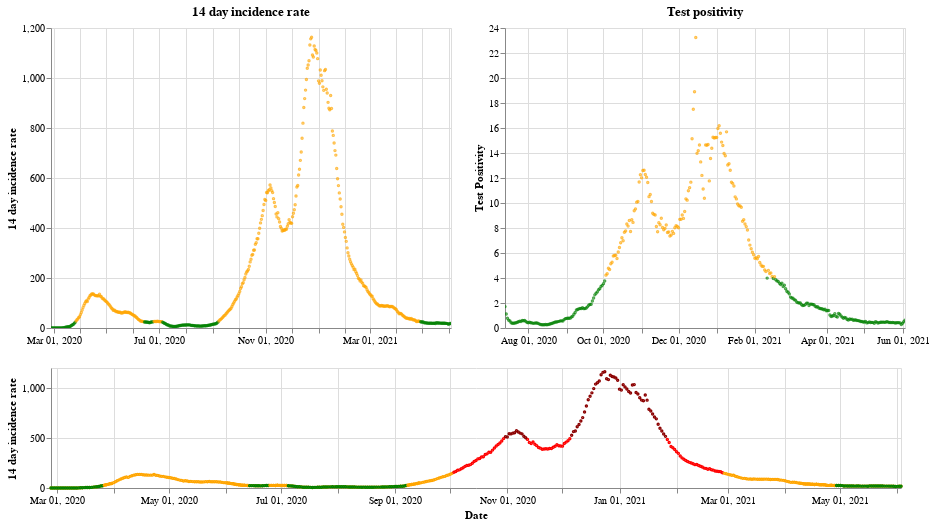

Notebook code cell kept with this figure:
### Markdown cell above
## Wales

### Code cell
plot_traffic_light('Wales')

### Figure 1 — Vega-Lite specification as saved in the notebook (floating-point values rounded to 4 significant figures; data arrays with more than 128 entries replaced by an {"elided": "..."} marker saying what was removed)
{"config": {"view": {"continuousWidth": 400, "continuousHeight": 300}}, "vconcat": [{"hconcat": [{"mark": {"type": "point", "size": 2}, "encoding": {"color": {"condition": {"value": "green", "test": "(datum.twoWeeklyCasesRate <= 25)"}, "value": "orange"}, "tooltip": [{"type": "nominal", "field": "areaName"}, {"type": "temporal", "field": "date"}, {"type": "quantitative", "field": "twoWeeklyCasesRate"}, {"type": "quantitative", "field": "testPositivity"}], "x": {"type": "temporal", "axis": {"title": ""}, "field": "date", "scale": {"domain": {"selection": "DateBrush"}}, "timeUnit": "yearmonthdate"}, "y": {"type": "quantitative", "axis": {"title": "14 day incidence rate"}, "field": "twoWeeklyCasesRate"}}, "title": "14 day incidence rate", "width": 400}, {"mark": {"type": "point", "size": 2}, "encoding": {"color": {"condition": {"value": "green", "test": "(datum.testPositivity <= 4)"}, "value": "orange"}, "tooltip": [{"type": "nominal", "field": "areaName"}, {"type": "temporal", "field": "date"}, {"type": "quantitative", "field": "twoWeeklyCasesRate"}, {"type": "quantitative", "field": "testPositivity"}], "x": {"type": "temporal", "axis": {"title": ""}, "field": "date", "scale": {"domain": {"selection": "DateBrush"}}, "timeUnit": "yearmonthdate"}, "y": {"type": "quantitative", "axis": {"title": "Test Positivity"}, "field": "testPositivity"}}, "title": "Test positivity", "width": 400}]}, {"layer": [{"mark": {"type": "point", "size": 2}, "encoding": {"color": {"condition": {"value": "orange", "test": "((50 && datum.twoWeeklyCasesRate) < 150)"}, "value": "red"}, "opacity": {"condition": {"value": 1, "test": "((50 && datum.twoWeeklyCasesRate) < 500)"}, "value": 0}, "tooltip": [{"type": "nominal", "field": "areaName"}, {"type": "temporal", "field": "date"}, {"type": "quantitative", "field": "twoWeeklyCasesRate"}, {"type": "quantitative", "field": "testPositivity"}], "x": {"type": "temporal", "axis": {"title": "Date"}, "field": "date", "timeUnit": "yearmonthdate"}, "y": {"type": "quantitative", "axis": {"title": "14 day incidence rate"}, "field": "twoWeeklyCasesRate"}}, "selection": {"DateBrush": {"type": "interval", "encodings": ["x"], "fields": ["Time"]}}, "width": 850}, {"mark": {"type": "point", "size": 2}, "encoding": {"color": {"value": "darkred"}, "opacity": {"condition": {"value": 1, "test": "(datum.twoWeeklyCasesRate >= 500)"}, "value": 0}, "tooltip": [{"type": "nominal", "field": "areaName"}, {"type": "temporal", "field": "date"}, {"type": "quantitative", "field": "twoWeeklyCasesRate"}, {"type": "quantitative", "field": "testPositivity"}], "x": {"type": "temporal", "axis": {"title": "Date"}, "field": "date", "timeUnit": "yearmonthdate"}, "y": {"type": "quantitative", "axis": {"title": "14 day incidence rate"}, "field": "twoWeeklyCasesRate"}}, "width": 400}, {"mark": {"type": "point", "size": 2}, "encoding": {"color": {"condition": {"value": "green", "test": "((4 && datum.twoWeeklyCasesRate) < 25)"}, "value": "orange"}, "opacity": {"condition": {"value": 1, "test": "(datum.twoWeeklyCasesRate < 50)"}, "value": 0}, "tooltip": [{"type": "nominal", "field": "areaName"}, {"type": "temporal", "field": "date"}, {"type": "quantitative", "field": "twoWeeklyCasesRate"}, {"type": "quantitative", "field": "testPositivity"}], "x": {"type": "temporal", "axis": {"title": "Date"}, "field": "date", "timeUnit": "yearmonthdate"}, "y": {"type": "quantitative", "axis": {"title": "14 day incidence rate"}, "field": "twoWeeklyCasesRate"}}, "width": 400}], "height": 120, "width": 800}], "data": {"name": "data-a02b238ad143f43937e0f769867b37f7"}, "$schema": "https://vega.github.io/schema/vega-lite/v4.8.1.json", "datasets": {"data-a02b238ad143f43937e0f769867b37f7": {"elided": "463 records"}}}
